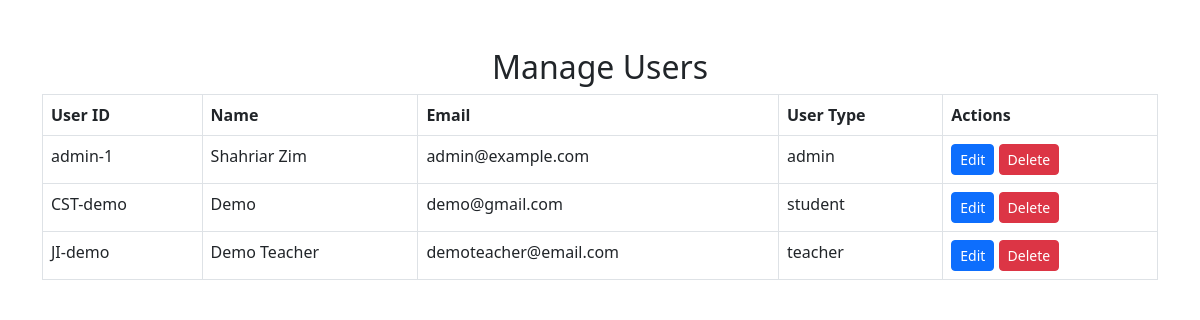
The app's page /admin/manage_user.php (signed in), older data.
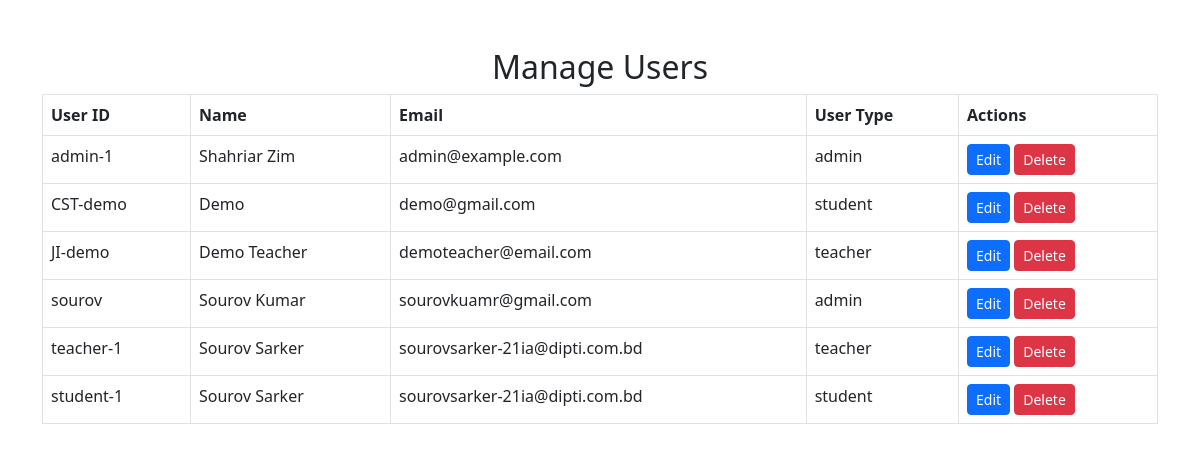
The same page, newer data.
### tables this page shows
CREATE TABLE `users` (
  `id` int(11) NOT NULL,
  `user_id` varchar(20) NOT NULL,
  `name` varchar(100) DEFAULT NULL,
  `email` varchar(100) DEFAULT NULL,
  `password` varchar(100) DEFAULT NULL,
  `user_type` enum('student','teacher','admin') NOT NULL,
  `session` varchar(20) DEFAULT NULL,
  `semester` enum('1st','2nd','3rd','4th','5th','6th','7th','8th') DEFAULT NULL,
  `role` enum('CI','Instructor','Junior Instructor') DEFAULT NULL,
  `photo` varchar(255) DEFAULT NULL,
  `created_at` timestamp NOT NULL DEFAULT current_timestamp()
);

### admin/manage_user.php (the view, shortened to what this page needs)
<?php
include '../db/database.php';
$result = $conn->query("SELECT * FROM users");
?>
<!DOCTYPE html>
<html lang="en">
<head>
    <link rel="stylesheet" href="https://cdn.jsdelivr.net/npm/bootstrap@5.3.0/dist/css/bootstrap.min.css">
</head>
<body>
    <div class="container mt-5">
        <h2 class="text-center">Manage Users</h2>
        <table class="table table-bordered">
            <thead>
                <tr>
                    <th>User ID</th>
                    <th>Name</th>
                    <th>Email</th>
                    <th>User Type</th>
                    <th>Actions</th>
                </tr>
            </thead>
            <tbody>
                <?php
                while ($row = $result->fetch_assoc()) {
                    echo "<tr>";
                    echo "<td>" . $row['user_id'] . "</td>";
                    echo "<td>" . $row['name'] . "</td>";
                    echo "<td>" . $row['email'] . "</td>";
                    echo "<td>" . $row['user_type'] . "</td>";
                    echo "<td>";
                    echo "<a href='edit_user.php?id=" . $row['id'] . "' class='btn btn-primary btn-sm'>Edit</a> ";
                    echo "<a href='delete_user.php?id=" . $row['id'] . "' class='btn btn-danger btn-sm' onclick=\"return confirm('Are you sure you want to delete this user?');\">Delete</a>";
                    echo "</td>";
                    echo "</tr>";
                }
                ?>
            </tbody>
        </table>
    </div>
</body>
</html>

Row changes from the older to the newer data that the page shows:
added users: user "sourov", name "Sourov Kumar", email "sourovkuamr@gmail.com", user_type "admin"
added users: user "teacher-1", name "Sourov Sarker", email "sourovsarker-21ia@dipti.com.bd", user_type "teacher"
added users: user "student-1", name "Sourov Sarker", email "sourovsarker-21ia@dipti.com.bd", user_type "student"
